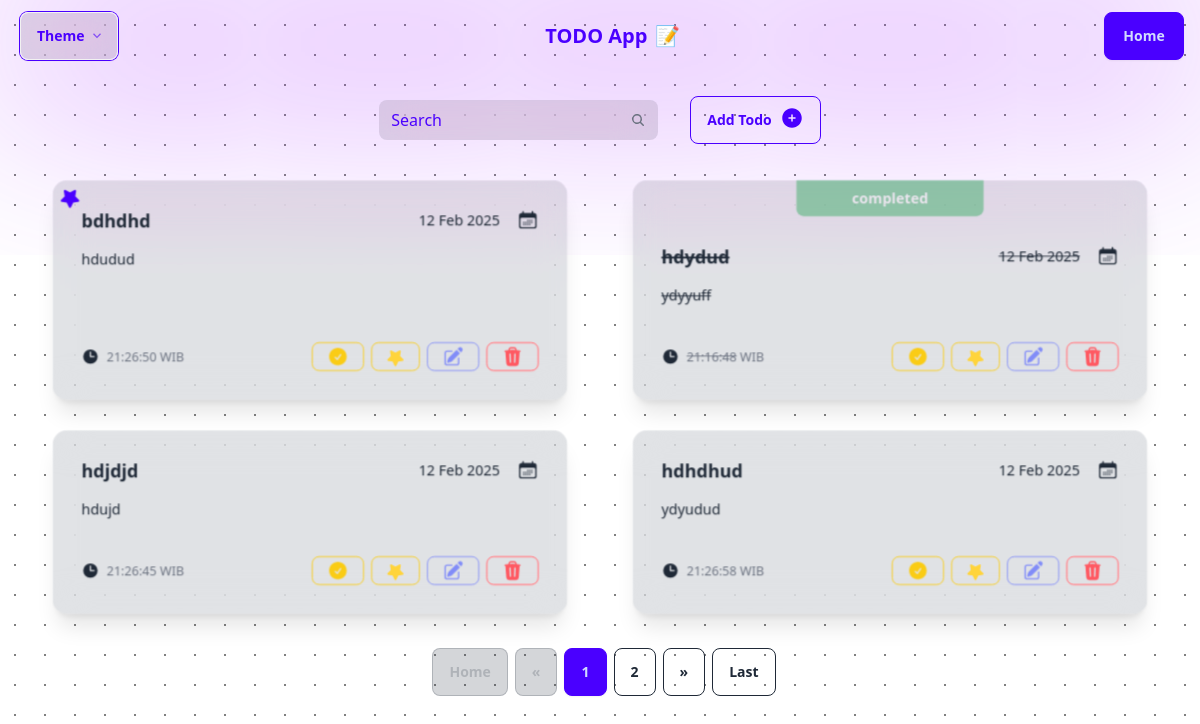
Page /app/index.php on the committed database.
### tables this page shows
CREATE TABLE `data_todo` (
  `id_todo` int(11) NOT NULL AUTO_INCREMENT,
  `judul_todo` varchar(255) NOT NULL,
  `deskripsi_todo` text DEFAULT NULL,
  `created_at` datetime DEFAULT curdate(),
  `updated_at` datetime DEFAULT curtime(),
  `status` enum('pending','completed') NOT NULL DEFAULT 'pending',
  `pinned` tinyint(1) NOT NULL DEFAULT 0,
  PRIMARY KEY (`id_todo`)
);

### auth/fitur_pagination.php (called while the page is built, shortened)
<?php
include '../db/db_conn.php';
$limit = 4;
$page = isset($_GET['page']) ? (int)$_GET['page'] : 1;
$start = ($page - 1) * $limit;
$search = isset($_GET['search']) ? mysqli_real_escape_string($conn, $_GET['search']) : "";
$search_query = "";
$result = mysqli_query($conn, "SELECT COUNT(*) as total FROM data_todo $search_query");
$row = mysqli_fetch_assoc($result);
$total_rows = $row['total'];
$total_pages = ceil($total_rows / $limit);
$query = "SELECT * FROM data_todo $search_query ORDER BY pinned DESC, created_at DESC LIMIT $start, $limit";
$data_todo = mysqli_query($conn, $query);
?>

### app/index.php (the view, shortened to what this page needs)
<?php include '../auth/read_data.php'; ?>
<?php include '../auth/fitur_pagination.php'; ?>
<!DOCTYPE html>
<html lang="en" data-theme="black">
<head>
  <link href="../assets/css/output.css" rel="stylesheet">
  <link href="../assets/css/custom.css" rel="stylesheet">
  <link rel="stylesheet" href="https://cdnjs.cloudflare.com/ajax/libs/animate.css/4.1.1/animate.min.css" />
  <link rel="stylesheet" href="https://cdnjs.cloudflare.com/ajax/libs/font-awesome/6.5.1/css/all.min.css">
</head>
<body class="dots-pattern pb-[700px] scroll-smooth">
  <nav class="navbar text-neutral-content px-4">
    <div class="flex-1 justify-between ">
      <div class="dropdown">
        <div tabindex="0" role="button" class="btn m-1 text-primary bg-glass ring-1 ring-primary" id="theme-selector">
          Theme
          <svg width="12px" height="12px" class="inline-block h-2 w-2 fill-current opacity-60"
            xmlns="http://www.w3.org/2000/svg" viewBox="0 0 2048 2048">
            <path d="M1799 349l242 241-1017 1017L7 590l242-241 775 775 775-775z"></path>
          </svg>
        </div>
      </div>
      <a class="btn btn-ghost normal-case text-xl ">
        <span class="text-primary">TODO App</span> 📝</a>
             <a href="../index.html" class="btn btn-primary btn-soft px-5 w-20 font-semibold">Home</a>
    </div>
  </nav>
  <main class="p-6">
    <div class="flex mx-3  justify-between lg:justify-center items-center lg:gap-6 mb-6">
<form method="GET" action="">
  <div class="mr-2 bg-glass rounded-lg flex items-center gap-2 px-3 py-2">
<input type="text" name="search" value="<?= htmlspecialchars($search) ?>"
  class="w-full text-base outline-none bg-transparent  placeholder:text-primary"
  placeholder="Search"
/>
    <button type="submit">
      <svg xmlns="http://www.w3.org/2000/svg" viewBox="0 0 16 16" fill="currentColor" class="h-4 w-4 text-gray-500">
        <path fill-rule="evenodd" d="M9.965 11.026a5 5 0 1 1 1.06-1.06l2.755 2.754a.75.75 0 1 1-1.06 1.06l-2.755-2.754ZM10.5 7a3.5 3.5 0 1 1-7 0 3.5 3.5 0 0 1 7 0Z" clip-rule="evenodd" />
      </svg>
    </button>
  </div>
</form>
      <button class="btn btn-primary btn-outline font-semibold" onclick="modal_tambah_todoList.showModal()">Add
        Todo
      </button>
    </div>
<?php if (mysqli_num_rows($data_todo) > 0): ?>
  <div class="grid grid-cols-1 lg:grid-cols-2 md:grid-cols-2 gap-2">
    <?php while ($todo = mysqli_fetch_assoc($data_todo)): ?>
      <div class="todo card shadow-xl bg-glass hover:ring-1 ring-primary hover:scale-95 scale-90  hover:shadow-[0px_20px_207px_10px_rgba(165,_39,_255,_0.48)] transition-all animate__animated animate__fadeIn animate__delay-1s <?= $todo['status'] === 'completed' ? '' : ''; ?>">
       <div class="flex justify-center">
       <div class="<?= $todo['status'] === 'completed' ? ' text-center font-semibold bg-green-600 w-52 text-white py-2 rounde rounded-bl-lg rounded-br-lg opacity-40' : 'hidden'; ?>" >completed</div></div>
        <div class="card-body">
          <div class="flex">
<h2 class="card-title todo-text w-[70%]" id="title-<?= $todo['id_todo']; ?>">
  <?= ($todo['status'] === 'completed') ? '<del class="line-through custom-del ">' . htmlspecialchars($todo['judul_todo']) . '</del>' : htmlspecialchars($todo['judul_todo']); ?>
</h2>
            <p class="text-center" id="task-<?= $todo['id_todo']; ?>-date">
              <?= ($todo['status'] === 'completed') ? '<del>' . date("d M Y", strtotime($todo['created_at'])) . '</del>' : date("d M Y", strtotime($todo['created_at'])); ?>
            </p>
          </div>
          <p class="break-words  w-full mb-4 pt-2" id="description-<?= $todo['id_todo']; ?>">
            <?= ($todo['status'] === 'completed') ? '<del>' . htmlspecialchars($todo['deskripsi_todo']) . '</del>' : htmlspecialchars($todo['deskripsi_todo']);?>
          </p>
          <div class="card-actions flex justify-between items-center mt-4">
            <div class="flex justify-between items-center">
              <svg xmlns="http://www.w3.org/2000/svg"
                viewBox="0 0 20 20" fill="currentColor" class="size-5">
                <path fill-rule="evenodd"
                  d="M10 18a8 8 0 1 0 0-16 8 8 0 0 0 0 16Zm.75-13a.75.75 0 0 0-1.5 0v5c0 .414.336.75.75.75h4a.75.75 0 0 0 0-1.5h-3.25V5Z"
                  clip-rule="evenodd" />
              </svg>
              <p class="text-sm text-gray-500 mx-2">
                <?= ($todo['status'] === 'completed') ? '<del>' . date("H:i:s", strtotime($todo['updated_at'])) . '</del>' : date("H:i:s", strtotime($todo['updated_at'])); ?> WIB
              </p>
            </div>
            <div class="flex justify-between gap-2 items-center">
             <button id="btn-<?= $todo['id_todo']; ?>"
        class="icon px-4 btn btn-sm btn-outline text-yellow-400"
        onclick="toggleStatus(<?= $todo['id_todo']; ?>, '<?= $todo['status']; ?>')">
</button>
              <button class="btn btn-sm px-4 btn-outline text-yellow-400 pin-btn"
  data-id="<?= $todo['id_todo']; ?>"
  data-pinned="<?= $todo['pinned']; ?>">        <i class="fa-solid fa-star fa-flip-vertical fa-lg" style="color: #FFD43B;"></i>
</button>
              <button class="btn btn-sm px-4 btn-outline text-indigo-400 edit-btn"
                data-id="<?= $todo['id_todo']; ?>"
                data-judul="<?= htmlspecialchars($todo['judul_todo']); ?>"
                data-deskripsi="<?= htmlspecialchars($todo['deskripsi_todo']); ?>"
                onclick="moodal_update.showModal()">
              </button>
              <button class="btn btn-sm px-4 btn-outline text-error"
                onclick="openModalDelete(<?= $todo['id_todo']; ?>)">
              </button>
            </div>
          </div>
        </div>
      </div>
    <?php endwhile; ?>
  </div>
  <?php endif; ?>
  <?php include '../component/pagination.php'; ?>
  </main>
</body>
</html>

### component/pagination.php (shortened to what this page needs)
<?php if ($total_rows > $limit): ?>
  <div class="mt-6 flex justify-center">
    <div class="join ">
      <a href="?page=1" class="btn btn-outline mx-2 <?= $page == 1 ? 'btn-disabled' : '' ?>">
        Home
      </a>
      <a href="?page=<?= max(1, $page - 1) ?>" class="btn btn-outline mx-2 <?= $page == 1 ? 'btn-disabled' : '' ?>">
        «
      </a>
      <?php
      $start = max(1, $page - 2);
      $end = min($total_pages, $page + 2);
      for ($i = $start; $i <= $end; $i++): ?>
        <a href="?page=<?= $i ?>" class="btn mx-2 <?= $i == $page ? 'btn-primary' : 'btn-outline' ?>">
          <?= $i ?>
        </a>
      <?php endfor;
      ?>
      <a href="?page=<?= min($total_pages, $page + 1) ?>" class="btn btn-outline mx-2 <?= $page == $total_pages ? 'btn-disabled' : '' ?>">
        »
      </a>
      <a href="?page=<?= $total_pages ?>" class="btn btn-outline  <?= $page == $total_pages ? 'btn-disabled' : '' ?>">
        Last
      </a>
    </div>
  </div>
<?php endif; ?>

### assets/css/custom.css (style rules this page uses)
.bg-glass { background-color: rgba(107, 114, 128, 0.2); background-clip: padding-box; backdrop-filter: blur(20px) saturate(200%) contrast(100%); }
.dots-pattern { background-image: radial-gradient(gray 5%, transparent 5%); background-size:30px 30px; }
html { scroll-behavior: smooth ; }

### rows in the picture
data_todo: judul_todo "bdhdhd", created_at "12 Feb 2025", deskripsi_todo "hdudud", updated_at "21:26:50"
data_todo: judul_todo "hdydud", created_at "12 Feb 2025", deskripsi_todo "ydyyuff", updated_at "21:16:48"
data_todo: judul_todo "hdjdjd", created_at "12 Feb 2025", deskripsi_todo "hdujd", updated_at "21:26:45"
data_todo: judul_todo "hdhdhud", created_at "12 Feb 2025", deskripsi_todo "ydyudud", updated_at "21:26:58"
